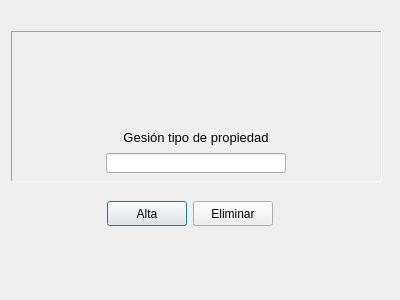
<?xml version="1.0" encoding="UTF-8"?>
<ui version="4.0">
 <class>dlg_Tipoprop</class>
 <widget class="QDialog" name="dlg_Tipoprop">
  <property name="geometry">
   <rect>
    <x>0</x>
    <y>0</y>
    <width>400</width>
    <height>300</height>
   </rect>
  </property>
  <property name="minimumSize">
   <size>
    <width>400</width>
    <height>300</height>
   </size>
  </property>
  <property name="maximumSize">
   <size>
    <width>400</width>
    <height>300</height>
   </size>
  </property>
  <property name="windowTitle">
   <string>Gestión Tipo Propiedades</string>
  </property>
  <property name="windowIcon">
   <iconset>
    <normaloff>../img/logo.ico</normaloff>../img/logo.ico</iconset>
  </property>
  <property name="modal">
   <bool>true</bool>
  </property>
  <widget class="QFrame" name="frame">
   <property name="geometry">
    <rect>
     <x>11</x>
     <y>31</y>
     <width>371</width>
     <height>151</height>
    </rect>
   </property>
   <property name="frameShape">
    <enum>QFrame::Panel</enum>
   </property>
   <property name="frameShadow">
    <enum>QFrame::Sunken</enum>
   </property>
   <property name="lineWidth">
    <number>1</number>
   </property>
   <widget class="QWidget" name="">
    <property name="geometry">
     <rect>
      <x>60</x>
      <y>30</y>
      <width>251</width>
      <height>114</height>
     </rect>
    </property>
    <layout class="QGridLayout" name="gridLayout">
     <item row="0" column="0" alignment="Qt::AlignHCenter">
      <widget class="QLabel" name="label_2">
       <property name="minimumSize">
        <size>
         <width>60</width>
         <height>60</height>
        </size>
       </property>
       <property name="maximumSize">
        <size>
         <width>60</width>
         <height>60</height>
        </size>
       </property>
       <property name="text">
        <string/>
       </property>
       <property name="pixmap">
        <pixmap>../img/logo.ico</pixmap>
       </property>
       <property name="scaledContents">
        <bool>true</bool>
       </property>
      </widget>
     </item>
     <item row="1" column="0" alignment="Qt::AlignHCenter">
      <widget class="QLabel" name="label">
       <property name="minimumSize">
        <size>
         <width>200</width>
         <height>20</height>
        </size>
       </property>
       <property name="maximumSize">
        <size>
         <width>200</width>
         <height>20</height>
        </size>
       </property>
       <property name="font">
        <font>
         <pointsize>10</pointsize>
        </font>
       </property>
       <property name="text">
        <string>Gesión tipo de propiedad</string>
       </property>
       <property name="alignment">
        <set>Qt::AlignCenter</set>
       </property>
      </widget>
     </item>
     <item row="2" column="0" alignment="Qt::AlignHCenter">
      <widget class="QLineEdit" name="txtGestipoprop">
       <property name="minimumSize">
        <size>
         <width>180</width>
         <height>20</height>
        </size>
       </property>
       <property name="maximumSize">
        <size>
         <width>150</width>
         <height>20</height>
        </size>
       </property>
      </widget>
     </item>
    </layout>
   </widget>
  </widget>
  <widget class="QWidget" name="layoutWidget">
   <property name="geometry">
    <rect>
     <x>60</x>
     <y>200</y>
     <width>260</width>
     <height>27</height>
    </rect>
   </property>
   <layout class="QHBoxLayout" name="horizontalLayout">
    <item>
     <spacer name="horizontalSpacer">
      <property name="orientation">
       <enum>Qt::Horizontal</enum>
      </property>
      <property name="sizeHint" stdset="0">
       <size>
        <width>40</width>
        <height>20</height>
       </size>
      </property>
     </spacer>
    </item>
    <item>
     <widget class="QPushButton" name="btnAltatipoprop">
      <property name="minimumSize">
       <size>
        <width>80</width>
        <height>25</height>
       </size>
      </property>
      <property name="maximumSize">
       <size>
        <width>80</width>
        <height>25</height>
       </size>
      </property>
      <property name="text">
       <string>Alta</string>
      </property>
     </widget>
    </item>
    <item>
     <widget class="QPushButton" name="btnDeltipoprop">
      <property name="minimumSize">
       <size>
        <width>80</width>
        <height>25</height>
       </size>
      </property>
      <property name="maximumSize">
       <size>
        <width>80</width>
        <height>25</height>
       </size>
      </property>
      <property name="text">
       <string>Eliminar</string>
      </property>
     </widget>
    </item>
    <item>
     <spacer name="horizontalSpacer_2">
      <property name="orientation">
       <enum>Qt::Horizontal</enum>
      </property>
      <property name="sizeHint" stdset="0">
       <size>
        <width>40</width>
        <height>20</height>
       </size>
      </property>
     </spacer>
    </item>
   </layout>
  </widget>
 </widget>
 <resources/>
 <connections/>
</ui>
